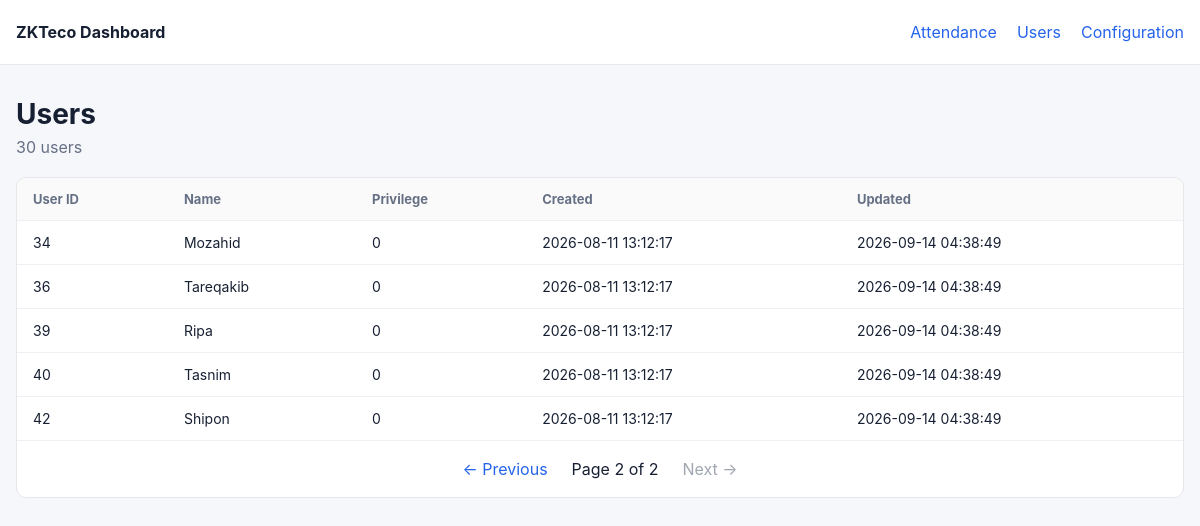
The app's page /users?page=2, older data.
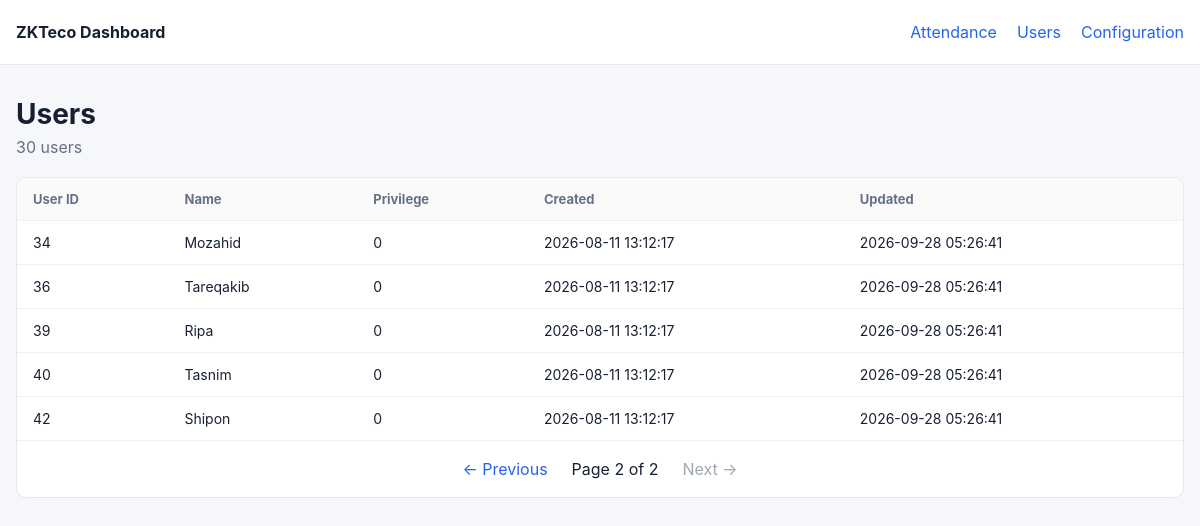
The same page, newer data.
### tables this page shows
CREATE TABLE users (
            user_id TEXT PRIMARY KEY,
            name TEXT,
            privilege TEXT,
            created_at TEXT DEFAULT CURRENT_TIMESTAMP,
            updated_at TEXT DEFAULT CURRENT_TIMESTAMP
        );

### dashboard/app.py (the view)
@app.route("/users")
def users():
    try:
        page = max(1, int(request.args.get("page", 1)))
    except ValueError:
        page = 1
    per_page = 25
    offset = (page - 1) * per_page
    db = get_db()
    total = db.execute(
        "SELECT COUNT(*) FROM users"
    ).fetchone()[0]
    rows = db.execute(
        """
        SELECT
            user_id,
            name,
            privilege,
            created_at,
            updated_at
        FROM users
        ORDER BY CAST(user_id AS INTEGER), user_id
        LIMIT ? OFFSET ?
        """,
        (per_page, offset),
    ).fetchall()
    db.close()
    total_pages = max(1, (total + per_page - 1) // per_page)
    return render_template(
        "users.html",
        rows=rows,
        page=page,
        total=total,
        total_pages=total_pages,
    )

### dashboard/app.py (called while the page is built)
def get_db():
    db = sqlite3.connect(DB_FILE)
    db.row_factory = sqlite3.Row
    return db

### dashboard/templates/users.html
{% extends "base.html" %}
{% block content %}
<div class="page-header">
    <div>
        <h1>Users</h1>
        <p>{{ total }} users</p>
    </div>
</div>
<div class="card">
    <div class="table-wrap">
        <table>
            <thead>
                <tr>
                    <th>User ID</th>
                    <th>Name</th>
                    <th>Privilege</th>
                    <th>Created</th>
                    <th>Updated</th>
                </tr>
            </thead>
            <tbody>
            {% for row in rows %}
                <tr>
                    <td>{{ row.user_id }}</td>
                    <td>{{ row.name }}</td>
                    <td>{{ row.privilege }}</td>
                    <td>{{ row.created_at }}</td>
                    <td>{{ row.updated_at }}</td>
                </tr>
            {% else %}
                <tr>
                    <td colspan="5" class="empty">No users found.</td>
                </tr>
            {% endfor %}
            </tbody>
        </table>
    </div>
    {% include "_pagination.html" %}
</div>
{% endblock %}

### dashboard/templates/base.html (shortened to what this page needs)
<!doctype html>
<html lang="en">
<head>
    <link rel="stylesheet" href="{{ url_for('static', filename='style.css') }}">
</head>
<body>
<header class="topbar">
    <div class="container nav">
        <div class="brand">ZKTeco Dashboard</div>
        <nav>
            <a href="{{ url_for('attendance') }}">Attendance</a>
            <a href="{{ url_for('users') }}">Users</a>
            <a href="{{ url_for('config_page') }}">Configuration</a>
        </nav>
    </div>
</header>
<main class="container">
    {% block content %}{% endblock %}
</main>
</body>
</html>

### dashboard/templates/_pagination.html
{% if total_pages > 1 %}
<div class="pagination">
    {% if page > 1 %}
        <a href="{{ url_for(request.endpoint, page=page - 1, user_id=selected_user_id if selected_user_id else None, from_date=selected_from_date if selected_from_date else None, to_date=selected_to_date if selected_to_date else None) }}">← Previous</a>
    {% else %}
        <span class="disabled">← Previous</span>
    {% endif %}
    <span>Page {{ page }} of {{ total_pages }}</span>
    {% if page < total_pages %}
        <a href="{{ url_for(request.endpoint, page=page + 1, user_id=selected_user_id if selected_user_id else None, from_date=selected_from_date if selected_from_date else None, to_date=selected_to_date if selected_to_date else None) }}">Next →</a>
    {% else %}
        <span class="disabled">Next →</span>
    {% endif %}
</div>
{% endif %}

### dashboard/static/style.css (style rules this page uses)
* { box-sizing: border-box; }
body { margin: 0; background: #f5f7fa; color: #172033; font-family: -apple-system, BlinkMacSystemFont, "Segoe UI", sans-serif; }
.topbar { background: #fff; border-bottom: 1px solid #e5e7eb; }
.container { width: min(1200px, calc(100% - 32px)); margin: 0 auto; }
.nav { height: 64px; display: flex; align-items: center; justify-content: space-between; }
.brand { font-weight: 700; }
nav { display: flex; gap: 20px; }
nav a, .pagination a { color: #2563eb; text-decoration: none; }
main { padding: 32px 0; }
.page-header { margin-bottom: 20px; }
h1 { margin: 0 0 6px; font-size: 28px; }
p { margin: 0; color: #667085; }
.card { background: white; border: 1px solid #e5e7eb; border-radius: 10px; overflow: hidden; }
.table-wrap { overflow-x: auto; }
table { width: 100%; border-collapse: collapse; }
th, td { padding: 13px 16px; text-align: left; border-bottom: 1px solid #eef0f3; white-space: nowrap; }
th { background: #fafafa; font-size: 13px; color: #667085; }
td { font-size: 14px; }
.pagination { display: flex; align-items: center; justify-content: center; gap: 24px; padding: 18px; }
.pagination .disabled { color: #a0a6b0; }

Row changes from the older to the newer data that the page shows:
changed users "Mozahid": updated_at "2026-09-14 04:38:49" → "2026-09-28 05:26:41"
changed users "Tareqakib": updated_at "2026-09-14 04:38:49" → "2026-09-28 05:26:41"
changed users "Ripa": updated_at "2026-09-14 04:38:49" → "2026-09-28 05:26:41"
changed users "Tasnim": updated_at "2026-09-14 04:38:49" → "2026-09-28 05:26:41"
changed users "Shipon": updated_at "2026-09-14 04:38:49" → "2026-09-28 05:26:41"
